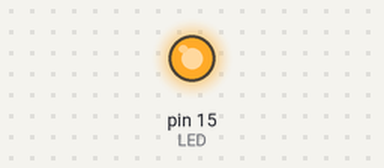
Bench run of a sketch on a simulated Arduino Uno, built with avr-gcc and run on an emulated ATmega328P. Shown: output pins drawn as LEDs (lit = HIGH). No radio packets arrive unless stated.

Above: at 0.1 s.
Timing chart, 0 to 1.6 s (numbered marks = the images above):
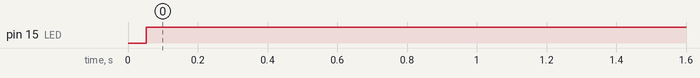

The sketch:

LED_node_3.ino
```cpp
#include <SPI.h>                            // Подключаем библиотеку для работы с шиной SPI.
#include <nRF24L01.h>                       // Подключаем файл настроек из библиотеки RF24
#include <RF24.h>                           // библиотека для работы с nRF24L01+ https://yadi.sk/d/nX_akvzEusyGz
RF24 radio(9, 10);                          // Создаём объект radio для работы с библиотекой RF24, указывая номера выводов nRF24L01+ (CE, CSN).
int TEST = 123;                             // Создаём переменную для передачи данных
void setup() {
  pinMode(15, OUTPUT);                      // LED. процесс приёма / передачи, подтверждаем миганием светодиода
  radio.begin();                            // Инициируем работу nRF24L01+.
  radio.setChannel(5);                      // Указываем канал передачи данных (от 0 до 127), 5 - значит передача данных осуществляется на частоте 2,405 ГГц.(на одном канале можно, одновременно иметь "1 передатчик-рот-труба" или "6 приёмников-ушей-трубы"
  radio.setDataRate     (RF24_250KBPS);     // Указываем скорость передачи данных (RF24_250KBPS, RF24_1MBPS, RF24_2MBPS). При скорости 2 Мб/с, задействуются сразу два канала (выбранный и следующий за ним). (самая дальнобойная 250KBPS, но скорость меньше)
  radio.setPALevel      (RF24_PA_HIGH);     // Указываем мощность передатчика (RF24_PA_MIN=-18dBm, RF24_PA_LOW=-12dBm, RF24_PA_HIGH=-6dBm, RF24_PA_MAX=0dBm).
  radio.openWritingPipe (0xAABBCCDD22LL);   // Открываем трубу с идентификатором 0xAABBCCDD11 (для передачи данных). на одном канале может быть только 1 труба, для передачи). (последний байт "идентификатора-передатчика (11)" нужен для распознавания трубами приёмника, которых может быть до 6-на одном канале).
}
void loop () {
  if (millis() / 50 % 2) {                 // "delay" устанавливаем задержку на 50 мс, за это время приемник успеет принять и обработать данные этого и другого передатчика.
    if (radio.write(&TEST, sizeof(TEST)))  // отправляем данные на другую Arduino. sizeof(TEST)))-указываем, сколько байт мы хотим отправить)(Приемник отправляет передатчику сигнал подтверждения приёма данных (без смены режима работы).
      digitalWrite(15, HIGH);              // если узнаём от принимающей стороны, что Пакет был успешно отправлен!, включаем LED.
    else digitalWrite(15, LOW);            // если пакет не доставлен!, выключаем LED.
  }
}
```

Measured:
- by itself, pin 15 (LED): LOW → HIGH at 0.05 s
